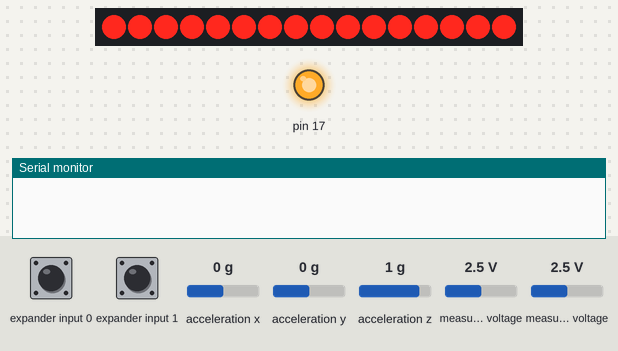
Bench run of a sketch on a simulated Arduino Uno, built with avr-gcc and run on an emulated ATmega328P. Shown: 16 shift-register outputs drawn as a row of LEDs (first output left, lit = HIGH), output pins drawn as LEDs (lit = HIGH), the last lines printed to the serial monitor. Wiring (inferred from the names in the program): Wii Nunchuk at I2C address 0x52; 2 × shift register (74HC595): data A2; shift clock A0; latch A1. Wiring (inferred from the signals the program sends): row of LEDs: on Q0, Q1, Q2, Q3, Q4, Q5, Q6, Q7, Q8, Q9, Q10, Q11, Q12, Q13, Q14, Q15. The inputs (shaded band) are chosen by the test bench; at power-on: measured voltage 2.5 V, expander input 0 HIGH, expander input 1 HIGH, acceleration x 0 g, acceleration y 0 g, acceleration z 1 g. Pins used as bus, display or sensor lines are not drawn.

Above: at 0.1 s.
At 2.7 s:
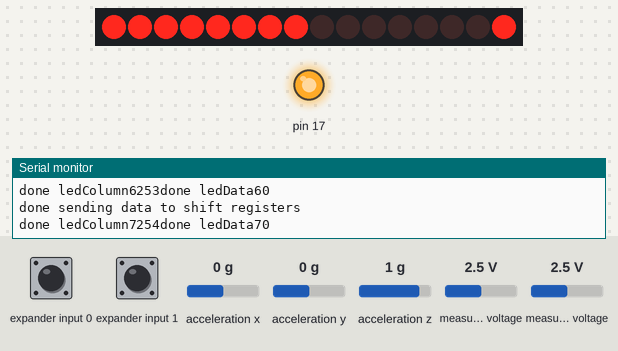
2.8 s: measured voltage (sensor 200) set to 4.9 V
At 4.77 s:
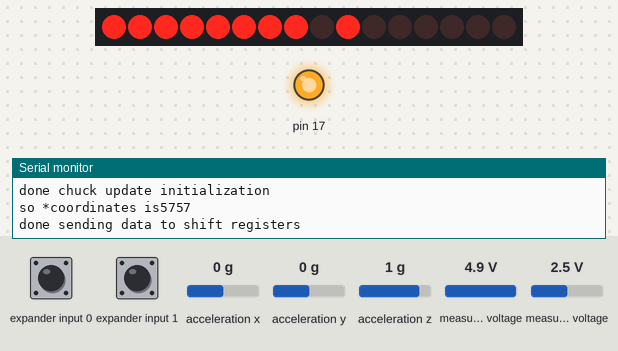
Timing chart, 0 to 6.3 s (numbered marks = the images above; inputs shaded):
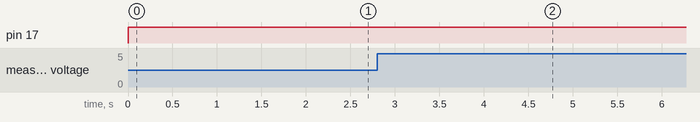

The sketch:

touch_table_no_function_layers.ino
```cpp
/*this code will respond to sensor input to light the corresponding LED on a matrix
for 3 seconds, possibly multiple LEDs at a time.

pin connections- the #define tag will replace all instances of
"latchPin" in your code with A1 (and so on)
*/
#define latchPin A1
#define clockPin A0
#define dataPin A2

#include<String.h>
#include "Wire.h"
#include "WiiChuck.h"

/*
Notes:
Wii Nunchuck Configuration:
Data = pin A4
CLK = pin A5
*/


// variables for what coordinates are being indicated by the WiiChuck
int valColumn;
int valRow;

// variables for a baseline location for the WiiChuck. Compare to this
//"control" to see if there's any movement.
int baseValColumn;
int baseValRow;

//name an array to hold all the led boolean info
byte ledData[8];

//looping variables for recursive functions
int i;
int j;
int x;
int y;
int timecompare;

//Nunchck initialization?
WiiChuck chuck = WiiChuck();

//storage variable to send to daisy-chained shift register.
//Prepped byte for each column gets put here in the recursive loop.
//int dataToSend;

//store a static array for led columns to be grounded in the POV cycle - one ground (not a 1) in each array
int ledColumn[] = { 127, 191,223,239,247,251,253,254};
// set a long variable to capture an 8 unit array of milliseconds (one variable for each LED in a column)
unsigned long ledTime0[8] ;
unsigned long ledTime1[8] ;
unsigned long ledTime2[8] ;
unsigned long ledTime3[8];
unsigned long ledTime4[8];
unsigned long ledTime5[8] ;
unsigned long ledTime6[8];
unsigned long ledTime7[8];

// set an array that points to each of the 8 variable arrays in "ledTime0-7"
unsigned long *ledTimes[8];
unsigned long *column;
unsigned long *coordinates;


void setup() {
  //set pins as output
  pinMode(latchPin, OUTPUT);
  pinMode(clockPin, OUTPUT);
  pinMode(dataPin, OUTPUT);
  int ledData[8];
  //assign each of the arrays of LED column times to a specific variable in ledTimes (it becomes a pointer)
  ledTimes[0] = ledTime0;
  ledTimes[1] = ledTime1;
  ledTimes[2] = ledTime2;
  ledTimes[3] = ledTime3;
  ledTimes[4] = ledTime4;
  ledTimes[5] = ledTime5;
  ledTimes[6] = ledTime6;
  ledTimes[7] = ledTime7;

  chuck.update();

    // put X in a Column variable
    valColumn = chuck.readJoyX();            // reads the value of the potentiometer (value between 0 and 1023)

    valColumn = map(valColumn, 75, -80, 0, 7);      // scale it to a 0-7 range

    valRow = chuck.readJoyY();                 // put Y in a Row variable

    valRow = map(valRow, -70, 75, 0, 7);          //scale it to a 0-7 range

     //remember the "control" values so we can test it next cycle
        baseValColumn = valColumn;
        baseValRow = valRow;

        Serial.begin(9600);

//Serial.print("done void setup");
//Serial.println();
}

void loop() {
//Serial.print("about to ask for chuck update");
//Serial.println();
  // get wiichuck data
chuck.begin();
  chuck.update();
Serial.print("done chuck update initialization");
Serial.println();
    // put X in a Column variable
    valColumn = chuck.readJoyX();// reads the value of the potentiometer (value between 0 and 1023)

    valColumn = map(valColumn, 131, -124, 0, 7);      // scale it to a 0-7 range
    valRow = chuck.readJoyY();                 // put Y in a Row variable
     valRow = map(valRow, 123, -132, 0, 7);          //scale it to a 0-7 range


                       //test if anything has changed
  if (valColumn != baseValColumn || valRow != baseValRow)
{
      column=ledTimes[valColumn];
      coordinates = column + valRow;
      *coordinates = (millis() + 3000);
       Serial.print("so *coordinates is");
Serial.print(*coordinates);
Serial.println();


delay (2000);
}
 /*update LED boolean state with current millis info
  */
   for  (x = 0; x<8; x++) //on each column of LEDs....
  { for (y = 0; y<8; y++) //on each LED in that column...
  *column = *ledTimes[x];
  *coordinates = column[y];
  timecompare=*coordinates;
    { if (timecompare >= millis())// check if it is still current
     { bitWrite(ledData[x], y, 1);// set the individual bit to on
     delay (2000);}
//Serial.print("a time was still in the future");
//Serial.println();

        else bitWrite(ledData[x], y, 0);// or set it to off

    }

  }


/* start a cycle of actual lighting
 multiplex LEDs
*/
for (i = 0; i<8; i++) {
  // setlatch pin low so the LEDs don't change while sending in bits
   digitalWrite(latchPin, LOW);

  // shift out the bits of the ground, then the anode to the 74HC595
  shiftOut(dataPin, clockPin, LSBFIRST, ledColumn[i]);
  shiftOut(dataPin, clockPin, LSBFIRST, ledData[i]);
  //set latch pin high- this sends data to outputs so the LEDs will light up
  digitalWrite(latchPin, HIGH);
Serial.print("done sending data to shift registers");
Serial.println();

Serial.print("done ledColumn");
Serial.print(i);
Serial.print(ledColumn[i]);

Serial.print("done ledData");
Serial.print(i);
Serial.print(ledData[i]);
Serial.println();
Serial.println();

}


}
```
